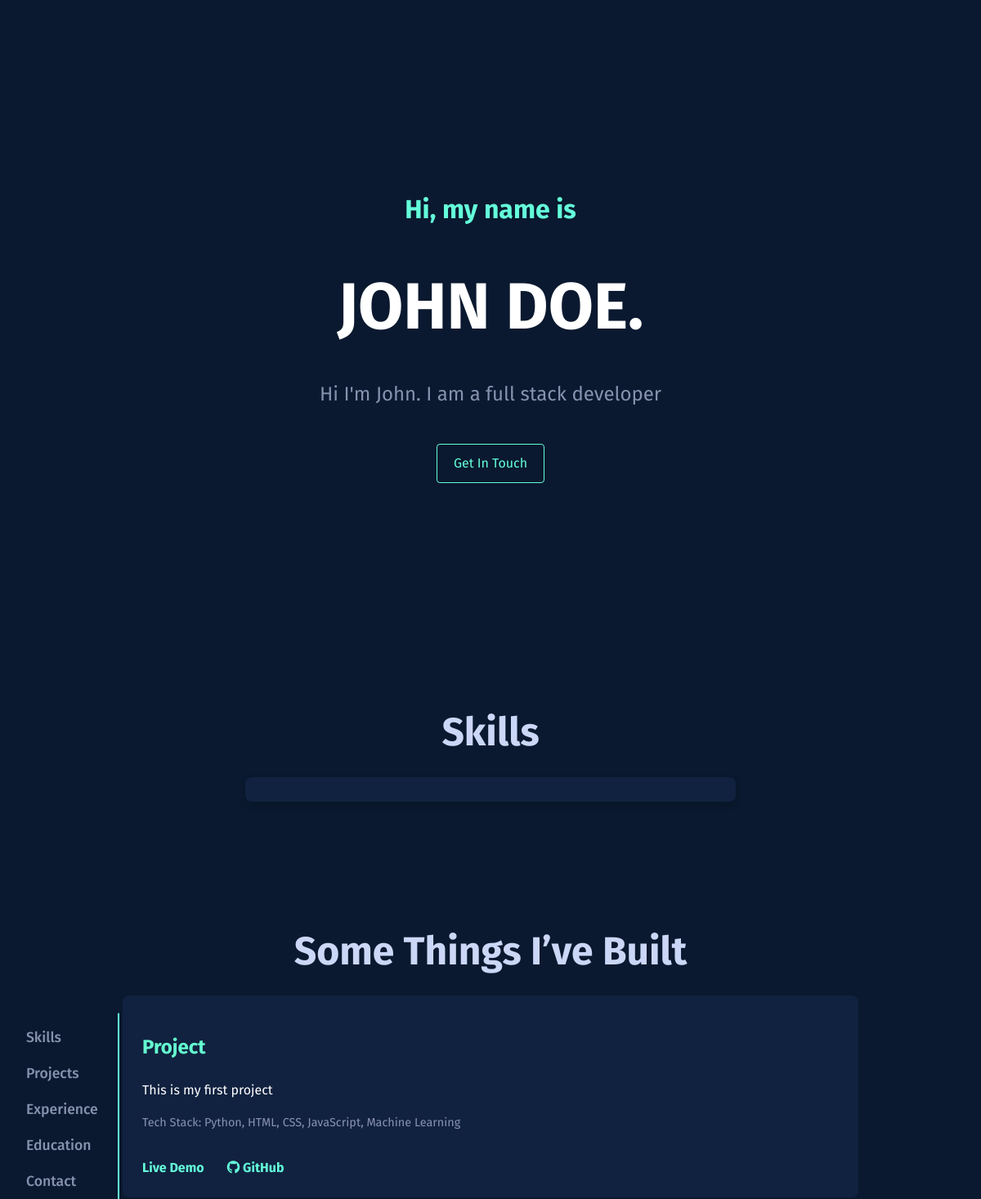
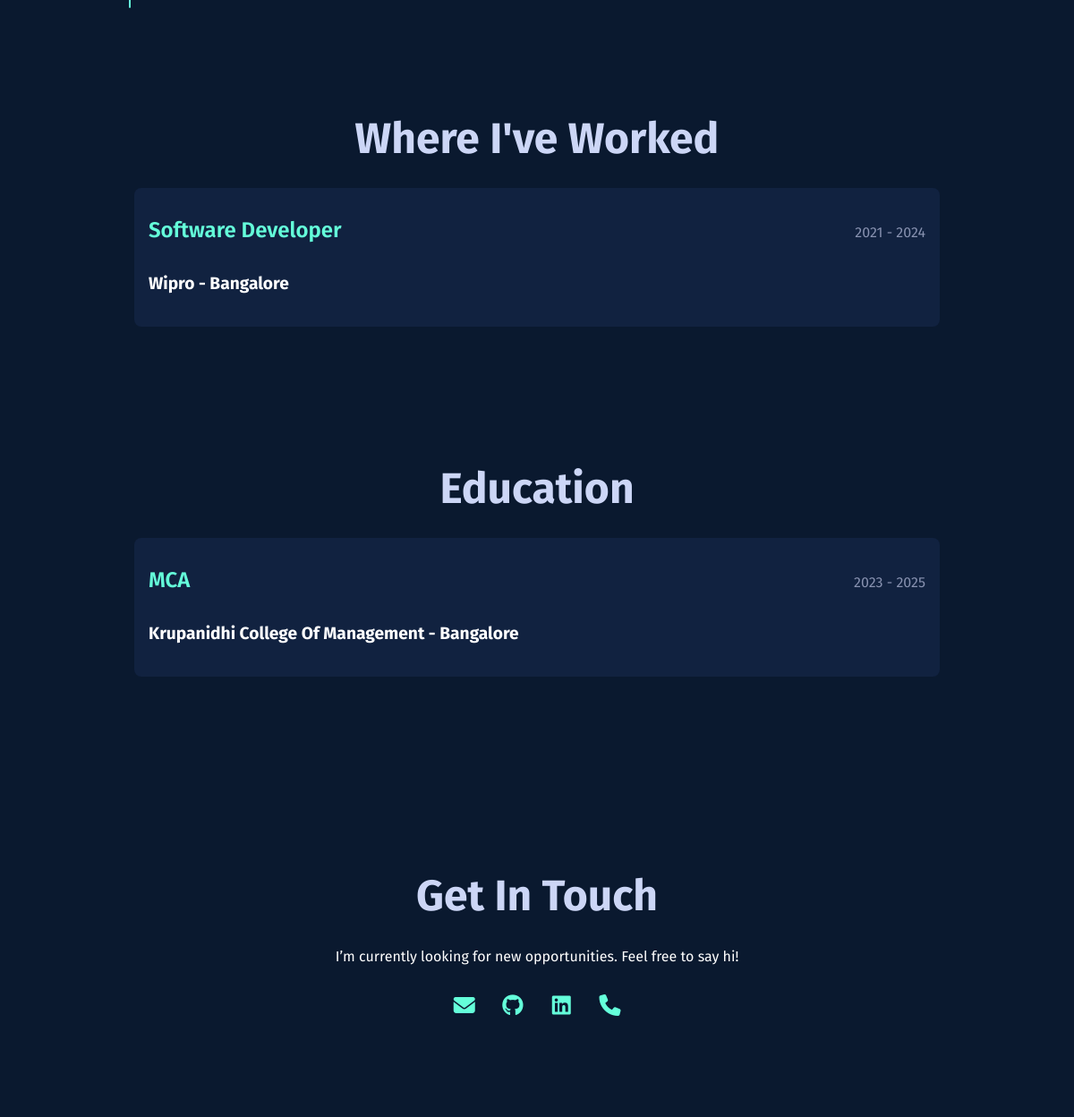
Screenshot of /portfolio/john-doe-6417e4/ with the database file from the repository (2 pictures, top to bottom).
### builder/models.py (models this page shows, shortened)
class Portfolio(models.Model):
    slug = models.SlugField(unique=True, blank=True)
    name = models.CharField(max_length=100)
    title = models.CharField(max_length=100, blank=True)
    bio = models.TextField(blank=True)
    email = models.EmailField()
    phone = models.CharField(max_length=20, blank=True)
    github = models.URLField(blank=True)
    linkedin = models.URLField(blank=True)
    skills = models.TextField(blank=True)  # Comma-separated skills

class Project(models.Model):
    portfolio = models.ForeignKey(Portfolio, on_delete=models.CASCADE, related_name='projects')
    title = models.CharField(max_length=100)
    project_duration = models.CharField(max_length=100, blank=True)
    description = models.TextField(blank=True)
    stack = models.CharField(max_length=200, blank=True)
    link = models.URLField(blank=True)
    github = models.URLField(blank=True)

class Experience(models.Model):
    portfolio = models.ForeignKey(Portfolio, on_delete=models.CASCADE, related_name='experiences')
    job_title = models.CharField(max_length=100)
    company_name = models.CharField(max_length=100)
    job_desc = models.TextField(blank=True)
    duration = models.CharField(max_length=100, blank=True)
    location = models.CharField(max_length=100, blank=True)

class Education(models.Model):
    portfolio = models.ForeignKey(Portfolio, on_delete=models.CASCADE, related_name='educations')
    degree = models.CharField(max_length=100)
    school = models.CharField(max_length=100)
    edu_desc = models.TextField(blank=True)
    edu_duration = models.CharField(max_length=100, blank=True)
    edu_location = models.CharField(max_length=100, blank=True)

### builder/views.py (the view)
# urls.py: path('portfolio/<slug:slug>/', views.view_portfolio, name='view_portfolio'),
def view_portfolio(request, slug):
    portfolio = get_object_or_404(Portfolio, slug=slug)
    project_data = []
    for project in portfolio.projects.all():
        project_data.append({
            'title': project.title,
            'description': project.description,
            'stack': project.stack,
            'link': project.link if project.link.startswith('http') else 'https://rinsham10.github.io/AgriSens/',
            'github': project.github if project.github.startswith('http') else ''
        })
    return render(request, 'template1.html', {
        'name': portfolio.name,
        'title': portfolio.title,
        'bio': portfolio.bio,
        'skills': [s.strip() for s in portfolio.skills.split(',')],
        'github': portfolio.github,
        'linkedin': portfolio.linkedin,
        'email': portfolio.email,
        'phone': portfolio.phone,
        'project_data': project_data,  # Adjusted to ensure full URL
        'experience': portfolio.experiences.all(),
        'education': portfolio.educations.all(),
    })

### builder/templates/template1.html (shortened to what this page needs)
{% load static %}
<!DOCTYPE html>
<html lang="en">
<head>
  <link rel="stylesheet" href="{% static 'css/template1.css' %}">
<link href="https://cdn.jsdelivr.net/npm/aos@2.3.4/dist/aos.css" rel="stylesheet">
<link rel="stylesheet" href="https://cdnjs.cloudflare.com/ajax/libs/font-awesome/6.5.0/css/all.min.css">
</head>
<body>
<nav class="side-nav">
  <ul>
    {% if skills %}
    <li><a href="#about">Skills</a></li>
    {% endif %}
    {% if project_data %}
      <li><a href="#projects">Projects</a></li>
    {% endif %}
    {% if experience %}
      <li><a href="#experience">Experience</a></li>
    {% endif %}
    {% if education %}
      <li><a href="#education">Education</a></li>
    {% endif %}
    <li><a href="#contact">Contact</a></li>
  </ul>
</nav>
  <header class="hero" data-aos="fade-up">
  <h1 class="intro">Hi, my name is</h1>
  <h2 class="name">{{ name }}.</h2>
  {% if bio %}
    <p class="subtitle">{{ bio }}</p><br>
  {% endif %}
  <a href="#contact" class="cta-button">Get In Touch</a>
</header>
  <main>
    {% if skills %}
    <section class="about" id="about">
      <h3 class="section-title">Skills</h3>
      <div class="about-content">
        <ul class="skills-grid">
          {% for skill in skills %}
            <li>{{ skill }}</li>
          {% endfor %}
        </ul>
      </div>
      <br><br><br>
    </section>
    {% endif %}
    {% if project_data %}
    <section class="projects" id="projects">
      <h3 class="section-title">Some Things I’ve Built</h3>
      <div class="project-cards">
        {% for project in project_data %}
          <div class="project-card">
            <h2>{{ project.title }}</h2>
            {% if project.description %}
              <p>{{ project.description }}</p>
            {% else %}
              <p class="no-description">No description available</p>
            {% endif %}
            {% if project.stack %}
              <p class="tech-stack">Tech Stack: {{ project.stack }}</p>
            {% endif %}
            {% if project.link %}
              <a href="{{ project.link }}" target="_blank" class="project-link">Live Demo</a>
            {% endif %}
            {% if project.github %}
              <a href="{{ project.github }}" target="_blank" class="project-link github-link">
                <i class="fab fa-github"></i> GitHub</a>
            {% endif %}
          </div>
        {% endfor %}
      </div>
      <br><br>
    </section>
  {% endif %}
    {% if experience %}
<section class="experience" id="experience">
  <h3 class="section-title">Where I've Worked</h3>
  <div class="experience-list">
    {% for exp in experience %}
    <div class="experience-item">
      <div class="exp-header">
        <h2 class="job-title">{{ exp.job_title }}</h2>
        <h4 class="duration">{{ exp.duration }}</h4>
      </div>
      <h3 class="company">{{ exp.company_name }} - {{ exp.location }}</h3>
    </div>
    {% endfor %}
  </div>
  <br><br>
</section>
{% endif %}
{% if education %}
<section class="education" id="education">
  <h3 class="section-title">Education</h3>
  <div class="education-list">
    {% for edu in education %}
    <div class="education-item">
      <div class="edu-header">
        <h2 class="degree">{{ edu.degree }}</h2>
        <h4 class="duration">{{ edu.edu_duration }}</h4>
      </div>
      <h3 class="school">{{ edu.school }} - {{ edu.edu_location }}</h3>
    </div>
    {% endfor %}
  </div>
  <br>
</section>
{% endif %}
  </main>
  <footer id="contact">
    <h3 class="section-title">Get In Touch</h3>
    <p>I’m currently looking for new opportunities. Feel free to say hi!</p>
    <div class="contact-info flex justify-center gap-6 text-2xl mt-4 text-[#3F1A2B]">
      {% if email %}
        <a href="mailto:{{ email }}" class="hover:text-[#B2183A]" title="Email">
          <i class="fas fa-envelope"></i>
        </a>
      {% endif %}
      {% if github %}
        <a href="{{ github }}" target="_blank" class="hover:text-[#B2183A]" title="GitHub">
          <i class="fab fa-github"></i>
        </a>
      {% endif %}
      {% if linkedin %}
        <a href="{{ linkedin }}" target="_blank" class="hover:text-[#B2183A]" title="LinkedIn">
          <i class="fab fa-linkedin"></i>
        </a>
      {% endif %}
      {% if phone %}
        <a href="tel:{{ phone }}" class="hover:text-[#B2183A]" title="Phone">
          <i class="fas fa-phone"></i>
        </a>
      {% endif %}
    </div>
  </footer>
</body>
</html>

### builder/static/css/template1.css (style rules this page uses)
body { background-color: #0a192f; color: #64ffd0; font-family: 'Fira Sans', sans-serif; margin: 0; padding: 0; line-height: 1.6; }
p { color: #ffffff; }
a { color: #64ffd0; text-decoration: none; }
.section-title { font-size: 3rem; color: #ccd6f6; margin-bottom: 1rem; text-align: center; }
.hero { display: flex; flex-direction: column; justify-content: center; align-items: center; min-height: 100vh; text-align: center; padding: 0 2rem; }
.subtitle { max-width: 800px; color: #8892b0; margin: 1rem 0 1rem; font-size: 1.5rem; line-height: 1.6; word-wrap: break-word; word-break: break-word; }
.intro { color: #64ffda; font-size: 2rem; }
.name { font-size: 5rem; font-weight: bold; color: #ffffff; margin: 0.5rem 0; }
.cta-button { padding: 10px 20px; border: 1px solid #64ffda; border-radius: 4px; color: #64ffda; background: transparent; transition: all 0.3s ease; font-size: 1rem; }
.about, .projects, .experience, .education, .contact { padding: 10px 2rem; max-width: 900px; margin: 0 auto; }
.skills-grid { display: grid; grid-template-columns: repeat(auto-fit, minmax(140px, 1fr)); gap: 15px; list-style: none; padding: 0; margin: 0 auto; max-width: 600px; }
.skills-grid li { background: linear-gradient(1deg, #112240, #112240); backdrop-filter: blur(6px); padding: 12px 18px; border-radius: 8px; font-size: 1rem; font-weight: 600; color: #e0f7fa; text-align: center; box-shadow: 0 4px 10px rgba(0, 0, 0, 0.15); cursor: pointer; border: 3px solid transparent; transition: border 0.3s ease, transform 0.3s ease; animation: popIn 0.5s ease forwards; }
.project-cards { display: grid; grid-template-columns: repeat(auto-fit, minmax(300px, 1fr)); gap: 2rem; }
.project-card { background-color: #112240; padding: 1.5rem; border-radius: 8px; transition: transform 0.3s ease; }
.project-link { display: inline-block; margin-top: 1rem; margin-right: 1.5rem; color: #64ffda; font-weight: bold; }
.tech-stack { font-size: 0.9rem; color: #8892b0; margin-top: 0.5rem; }
footer { padding: 100px 2rem; text-align: center; background-color: #0a192f; }
.experience-item, .education-item { background: #112240; padding: 1rem; border-radius: 8px; margin-bottom: 1.5rem; transition: transform 0.3s ease; }
.side-nav { position: fixed; top: 50%; left: 2rem; transform: translateY(-50%); display: flex; flex-direction: column; padding-right: 1.5rem; border-right: 2px solid #64ffda; z-index: 999; }
.side-nav ul { list-style: none; padding: 0; margin: 0; }
.side-nav li { margin: 1rem 0; }
.side-nav a { color: #8892b0; text-decoration: none; font-size: 1.1rem; font-weight: 500; transition: color 0.3s; }
.contact-info a { display: inline-flex; align-items: center; justify-content: center; width: 50px; height: 50px; color: #64ffda; border-radius: 50%; transition: color 0.3s ease, transform 0.3s ease; font-size: 24px; }
.exp-header, .edu-header { display: flex; justify-content: space-between; align-items: baseline; flex-wrap: wrap; margin-bottom: 0.5rem; }
.job-title, .degree { font-size: 1.5rem; color: #64ffda; font-weight: 600; margin: 0; }
.duration { font-size: 1rem; color: #8892b0; font-weight: 400; margin-left: auto; }
.company, .school { font-size: 1.2rem; color: #ffffff; margin: 0.25rem 0; }

### builder/templates/template1.html (style rules this page uses)
html { scroll-behavior: smooth; }

### rows the page displays
Portfolio: name "JOHN DOE", bio "Hi I'm John. I am a full stack developer"
Project: title "Project", description "This is my first project", stack "Python, HTML, CSS, JavaScript, Machine Learning"
Experience: job_title "Software Developer", duration "2021 - 2024", company_name "Wipro", location "Bangalore"
Education: degree "MCA", edu_duration "2023 - 2025", school "Krupanidhi College Of Management", edu_location "Bangalore"
